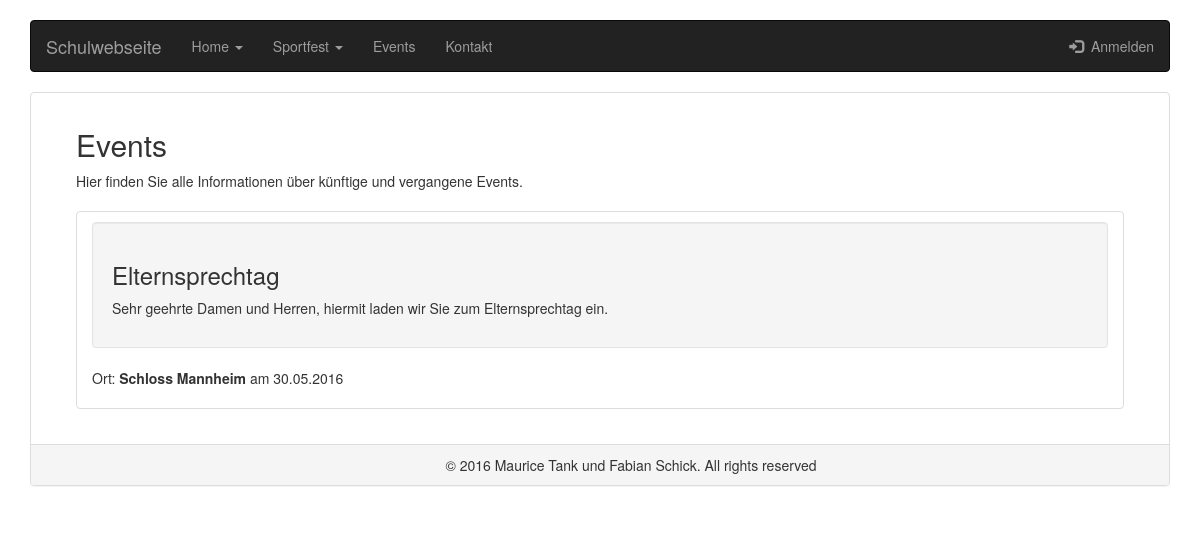
The page /Sportfest/index.php?section=Events on the database its author committed.
### tables this page shows
CREATE TABLE `events` (
  `EventID` int(11) NOT NULL,
  `Ueberschrift` varchar(100) NOT NULL,
  `Beschreibung` varchar(1000) NOT NULL,
  `Ort` varchar(100) NOT NULL,
  `Datum` varchar(10) NOT NULL
);

### Sportfest/mysql.php (called while the page is built, shortened)
<?php
  class DB{
    private static $_db_username = "root";
    private static $_db_password = "secret";
    private static $_db_host     = "localhost";
    private static $_db_name     = "newsblog";
    private static $_db;
    function __construct(){
      try{
          self::$_db =  new PDO("mysql:host=" . self::$_db_host . ";dbname=" . self::$_db_name, self::$_db_username, self::$_db_password);
      } catch(PDOException $e) {
          echo"Datenbankverbindung gescheitert!";
          die();
      }
    }
	function getAllEvents($sort = "DESC"){
      $stmt = self::$_db->prepare("SELECT * FROM events ORDER BY EventID " . $sort);
      $stmt->execute();
      return $stmt->fetchAll(PDO::FETCH_ASSOC);
    }
  }
?>

### Sportfest/Events.php (the view)
<h2>Events</h2>
Hier finden Sie alle Informationen über künftige und vergangene Events.</br></br>
<div class="list-group">
<?php
  $entries = $db->getAllEvents();
  foreach($entries as $entry){
    echo "<div class=\"span8\">";
	echo "<li class=\"list-group-item\">";
	echo "<div class=\"well\">";
      echo "<h3>" . $entry['Ueberschrift'] . "</h3>";
      echo "<p>" . $entry['Beschreibung'] . "</p>";
	  echo "</div>";
      echo "<footer> Ort: <b>" . $entry['Ort'] . "</b> am " .$entry['Datum'] . "</p>";
	echo "</div>";
  }
?>
</div>

### Sportfest/Style.css (style rules this page uses)
body { background: url('http://www.tab.de/imgs/63276971_dfeeb3e725.jpg') no-repeat center center fixed; -webkit-background-size: cover; -moz-background-size: cover; background-size: cover; -o-background-size: cover; }

### rows shown on the page
events: Ueberschrift "Elternsprechtag", Beschreibung "Sehr geehrte Damen und Herren, hiermit laden wir Sie zum Elternsprechtag ein.", Ort "Schloss Mannheim", Datum "30.05.2016"
